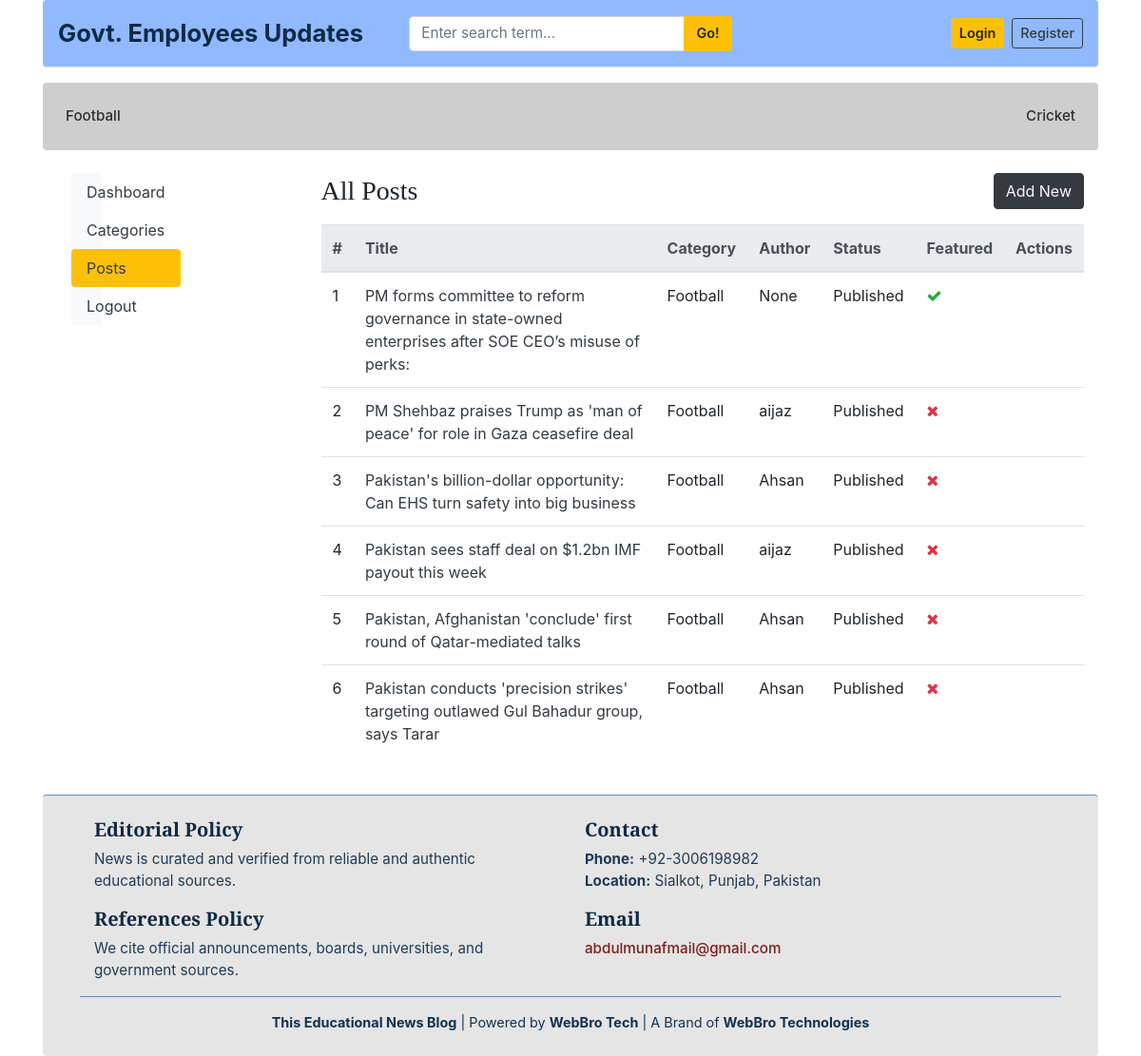
The app's page /dashboard/posts/, older data.
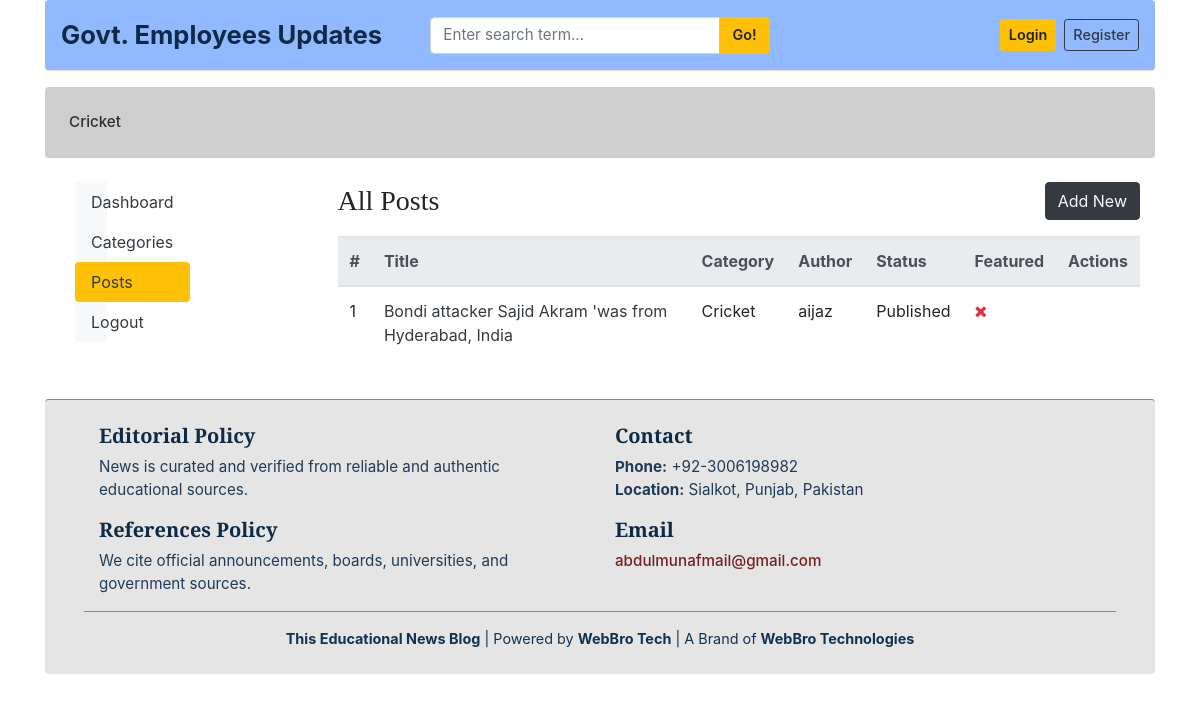
The same page, newer data.
### blogs/models.py (models this page shows, shortened)
class Category(models.Model):
    category_name = models.CharField(max_length=50, unique=True)
    created_at = models.DateTimeField(auto_now_add=True)
    updated_at = models.DateTimeField(auto_now=True)
    class Meta:
        verbose_name_plural = 'Categories'
    def __str__(self):
        return self.category_name

class Blog(models.Model):
    title = models.CharField(max_length=100)
    slug = models.SlugField(max_length=150, blank=True, unique=True)
    category = models.ForeignKey(Category, on_delete=models.CASCADE)
    auther = models.ForeignKey(User, on_delete=models.CASCADE , null=True)
    featured_image = models.ImageField(upload_to='uploads/%y/%m/%d')
    short_description = HTMLField()
    blog_body = HTMLField()
    pdf_file = models.FileField(upload_to='pdfs/', blank=True, null=True)
    status = models.CharField(max_length=20, choices = STATUS_CHOICES, default = "Draft")
    is_featured = models.BooleanField(default=False)
    created_at = models.DateTimeField(auto_now_add=True)
    updated_at = models. DateTimeField(auto_now=True)

### dashboards/views.py (the view)
# urls.py: path('posts/', views.posts, name='posts'),
def posts(request):
    posts = Blog.objects.all()
    context={
        'posts': posts
    }
    return render(request, 'dashboard/posts.html', context)

### blogs/context_processors.py (called while the page is built)
def get_categories(request):
    categories = Category.objects.all()
    return dict(categories=categories)

def get_social_links(request):
    social_links = SocialLinks.objects.all()
    return dict(social_links=social_links)

### templates/dashboard/posts.html (shortened to what this page needs)
{% extends 'base.html' %}
{% block content %}
<div class="container mt-4">
    <div class="row">
        <aside class="col-md-3 mb-4">
            {% include 'dashboard/sidebar.html' %}
        </aside>
        <main class="col-md-9">
            <div class="d-flex justify-content-between align-items-center mb-3">
                <h3 class="mb-0">All Posts</h3>
                <a href="{% url 'add_post' %}" class="btn btn-dark text-light">
                    Add New
                </a>
            </div>
            <div class="table-responsive">
                <table class="table table-hover" aria-label="Posts Table" itemscope itemtype="https://schema.org/Blog">
                    <thead class="thead-light">
                        <tr>
                            <th scope="col">#</th>
                            <th scope="col">Title</th>
                            <th scope="col">Category</th>
                            <th scope="col">Author</th>
                            <th scope="col">Status</th>
                            <th scope="col">Featured</th>
                            <th scope="col">Actions</th>
                        </tr>
                    </thead>
                    <tbody>
                        {% for post in posts %}
                        <tr itemscope itemtype="https://schema.org/BlogPosting">
                            <td>{{ forloop.counter }}</td>
                            <td itemprop="headline">
                                <a href="{% url 'post_detail' post.slug %}" class="text-dark">
                                    {{ post.title }}
                                </a>
                            </td>
                            <td itemprop="keywords">{{ post.category }}</td>
                            <td itemprop="author">{{ post.auther }}</td>
                            <td>
                                <span itemprop="articleSection">{{ post.status }}</span>
                            </td>
                            <td>
                                {% if post.is_featured %}
                                    <i class="fa fa-check text-success" aria-label="Featured"></i>
                                {% else %}
                                    <i class="fa fa-times text-danger" aria-label="Not Featured"></i>
                                {% endif %}
                            </td>
                            <td>
                            </td>
                        </tr>
                        {% endfor %}
                    </tbody>
                </table>
            </div>
        </main>
    </div>
</div>
{% endblock %}

### templates/base.html (shortened to what the changed rows need)
{% load static %}
<!DOCTYPE html>
<html lang="en">
<head>
  <link href="https://getbootstrap.com/docs/4.0/dist/css/bootstrap.min.css" rel="stylesheet">
  <link href="{% static 'css/blog.css' %}" rel="stylesheet">
  <link rel="stylesheet"
        href="https://cdnjs.cloudflare.com/ajax/libs/font-awesome/4.7.0/css/font-awesome.min.css">
</head>
<body>
<div class="container">
  <div class="p-3 mb-3 rounded nav-scroller"
      style="background-color:#cecece;">
    <nav class="nav d-flex justify-content-between flex-wrap">
      {% for cat in categories %}
        <a href="{% url 'posts_by_category' cat.id %}"
          class="p-2 nav-link"
          style="color:#2f2f2f;
                  font-weight:500;
                  font-size:0.95rem;
                  text-decoration:none;">
          {{ cat.category_name }}
        </a>
      {% endfor %}
    </nav>
  </div>
  {% block content %}
  {% endblock %}
</div>
</body>
</html>

Row changes from the older to the newer data that the page shows:
removed Category: category_name "Football"
removed Blog: title "PM forms committee to reform governance in state-owned enterprises after SOE CEO’s misuse of perks:", category "Football", auther "None", status "Published", is_featured True (drawn)
removed Blog: title "PM Shehbaz praises Trump as 'man of peace' for role in Gaza ceasefire deal", category "Football", auther "aijaz", status "Published", is_featured False (drawn)
removed Blog: title "Pakistan's billion-dollar opportunity: Can EHS turn safety into big business", category "Football", auther "Ahsan", status "Published", is_featured False (drawn)
removed Blog: title "Pakistan sees staff deal on $1.2bn IMF payout this week", category "Football", auther "aijaz", status "Published", is_featured False (drawn)
removed Blog: title "Pakistan, Afghanistan 'conclude' first round of Qatar-mediated talks", category "Football", auther "Ahsan", status "Published", is_featured False (drawn)
removed Blog: title "Pakistan conducts 'precision strikes' targeting outlawed Gul Bahadur group, says Tarar", category "Football", auther "Ahsan", status "Published", is_featured False (drawn)
added Blog: title "Bondi attacker Sajid Akram 'was from Hyderabad, India", category "Cricket", auther "aijaz", status "Published", is_featured False (drawn)
